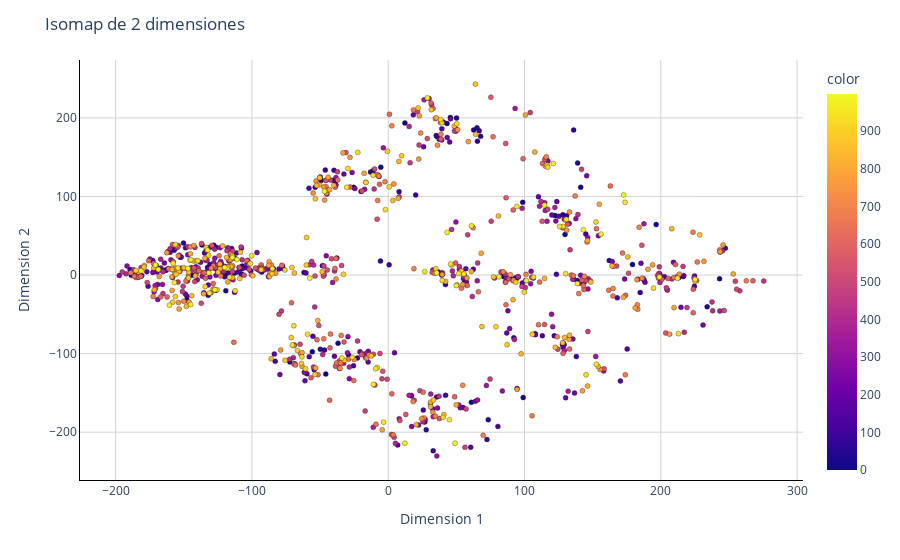

Notebook cell for this chart:
### Code cell
Plot2D(isomap2comp, range(len(isomap2comp)), 'Isomap de 2 dimensiones')

### Figure 1 — Plotly figure (JSON) as saved in the notebook; plotly's stock layout.template omitted (floating-point values rounded to 4 significant figures; data arrays with more than 128 entries replaced by an {"elided": "..."} marker saying what was removed)
{"data": [{"hovertemplate": "Dimension 1=%{x}<br>Dimension 2=%{y}<br>color=%{marker.color}<extra></extra>", "legendgroup": "", "marker": {"color": {"elided": "1000 int values"}, "coloraxis": "coloraxis", "line": {"color": "black", "width": 0.3}, "opacity": 1, "size": 5, "symbol": "circle"}, "mode": "markers", "name": "", "orientation": "v", "showlegend": false, "type": "scatter", "x": {"elided": "1000 float values"}, "xaxis": "x", "y": {"elided": "1000 float values"}, "yaxis": "y"}], "layout": {"coloraxis": {"colorbar": {"title": {"text": "color"}}, "colorscale": [[0, "#0d0887"], [0.1111, "#46039f"], [0.2222, "#7201a8"], [0.3333, "#9c179e"], [0.4444, "#bd3786"], [0.5556, "#d8576b"], [0.6667, "#ed7953"], [0.7778, "#fb9f3a"], [0.8889, "#fdca26"], [1, "#f0f921"]]}, "legend": {"tracegroupgap": 0}, "margin": {"t": 60}, "plot_bgcolor": "white", "title": {"text": "Isomap de 2 dimensiones"}, "xaxis": {"anchor": "y", "domain": [0, 1], "gridcolor": "lightgrey", "gridwidth": 1, "linecolor": "black", "linewidth": 1, "showgrid": true, "showline": true, "title": {"text": "Dimension 1"}, "zeroline": true, "zerolinecolor": "lightgrey", "zerolinewidth": 1}, "yaxis": {"anchor": "x", "domain": [0, 1], "gridcolor": "lightgrey", "gridwidth": 1, "linecolor": "black", "linewidth": 1, "showgrid": true, "showline": true, "title": {"text": "Dimension 2"}, "zeroline": true, "zerolinecolor": "lightgrey", "zerolinewidth": 1}}}
